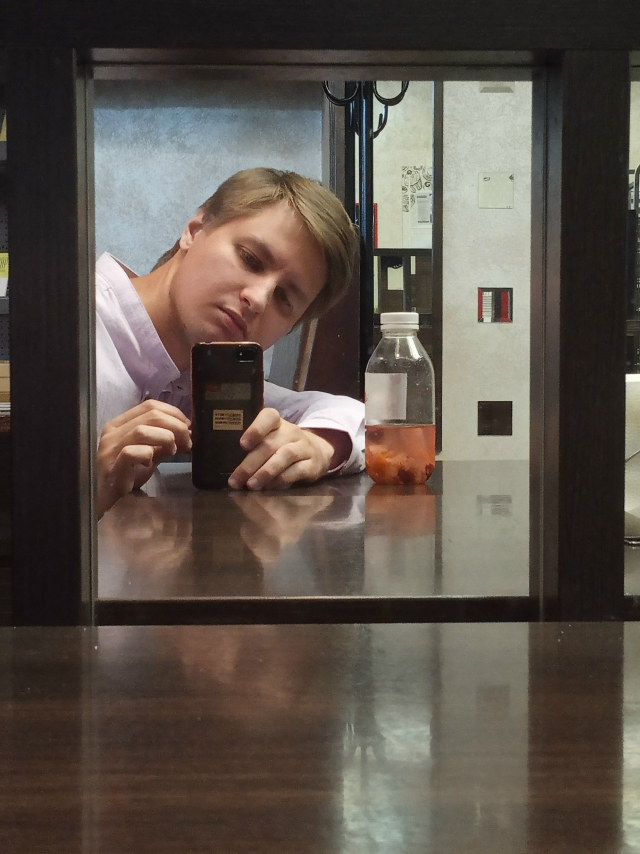
#> input picture imgs/my_photo.png, 1280 x 1707 px (shown at 1/2 size)
$ python main.py
#> lines starting #> are read from the running program, lines starting #| are printed output that depends on the picture
import os
import json
import csv
import hashlib
import numpy as np
from PIL import Image
from Crypto.Cipher import AES
from Crypto.Util.Padding import pad, unpad
import matplotlib.pyplot as plt
from scipy.stats import pearsonr


def xorshift32(seed, length):
    state = seed
    keystream = bytearray()
    for _ in range(length):
        state ^= (state << 13) & 0xFFFFFFFF
        state ^= state >> 17
        state ^= (state << 5) & 0xFFFFFFFF
        keystream.append(state & 0xFF)
    return bytes(keystream)


def xor_crypt(data, key_str):
    seed = int(hashlib.md5(key_str.encode()).hexdigest()[:8], 16)
    ks = xorshift32(seed, len(data))
    return bytes(a ^ b for a, b in zip(data, ks))


def aes_ecb_encrypt(data, key):
    cipher = AES.new(key, AES.MODE_ECB)
    return cipher.encrypt(pad(data, AES.block_size))


def aes_ecb_decrypt(data, key):
    cipher = AES.new(key, AES.MODE_ECB)
    return unpad(cipher.decrypt(data), AES.block_size)


def aes_cbc_encrypt(data, key):
    cipher = AES.new(key, AES.MODE_CBC)
    ct = cipher.encrypt(pad(data, AES.block_size))
    return cipher.iv + ct


def aes_cbc_decrypt(data, key):
    iv = data[:16]
    ct = data[16:]
    cipher = AES.new(key, AES.MODE_CBC, iv)
    return unpad(cipher.decrypt(ct), AES.block_size)


def calc_entropy(data):
    _, counts = np.unique(list(data), return_counts=True)
    probs = counts / len(data)
    return -np.sum(probs * np.log2(probs))


def calc_correlation(img_array, direction='h'):
    arr = img_array.astype(float)
    if direction == 'h':
        x = arr[:, :-1].flatten()
        y = arr[:, 1:].flatten()
    else:
        x = arr[:-1, :].flatten()
        y = arr[1:, :].flatten()

    indices = np.random.choice(len(x), size=min(10000, len(x)), replace=False)
    return pearsonr(x[indices], y[indices])[0]


def npcr_uaci(c1, c2):
    c1_arr = np.frombuffer(c1, dtype=np.uint8)
    c2_arr = np.frombuffer(c2, dtype=np.uint8)
    diff = (c1_arr != c2_arr)
    npcr = np.sum(diff) / len(c1_arr) * 100
    uaci = np.mean(np.abs(c1_arr.astype(int) - c2_arr.astype(int)) / 255.0) * 100
    return npcr, uaci


if __name__ == "__main__":

    base_dir = os.path.abspath(os.path.join(os.path.dirname(__file__), ".."))
    imgs_dir = os.path.join(base_dir, "imgs")
    results_dir = os.path.join(base_dir, "results")

    os.makedirs(imgs_dir, exist_ok=True)
    os.makedirs(results_dir, exist_ok=True)

    np.random.seed(42)

    images = ["my_photo.png", "gradient.png", "checkerboard.png"]

    key = "secretkey123"
    aes_key = hashlib.sha256(key.encode()).digest()[:16]

    aes_key2_arr = bytearray(aes_key)
    key2 = "secretkey124"
    aes_key2 = hashlib.sha256(key2.encode()).digest()[:16]

    all_metrics = []
    npcr_rows = []
    meta_all = {}

    for img_name in images:
        img_path = os.path.join(imgs_dir, img_name)
        if not os.path.exists(img_path):
            print(f"Пропуск: {img_path} не найден")
            continue

        print(f"\n=== Обработка {img_name} ===")

        img = Image.open(img_path).convert('RGB')
        if img.size[0] > 512 or img.size[1] > 512:
            img = img.resize((512, 512))
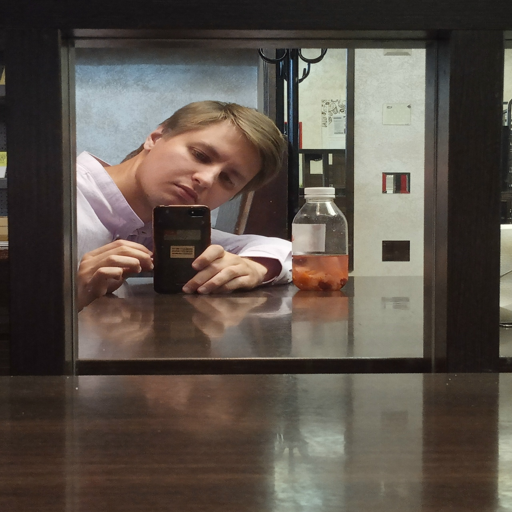
#> img: PIL image 512x512 RGB; mean R, G, B 91.6, 82.4, 74.2

        img_bytes = img.tobytes()
        img_np = np.array(img)
        n = img_np.size
#> n = 786432

        xor_ct = xor_crypt(img_bytes, key)
        assert xor_crypt(xor_ct, key) == img_bytes

#> (the run stopped early here; a loop or call above may not have finished)
